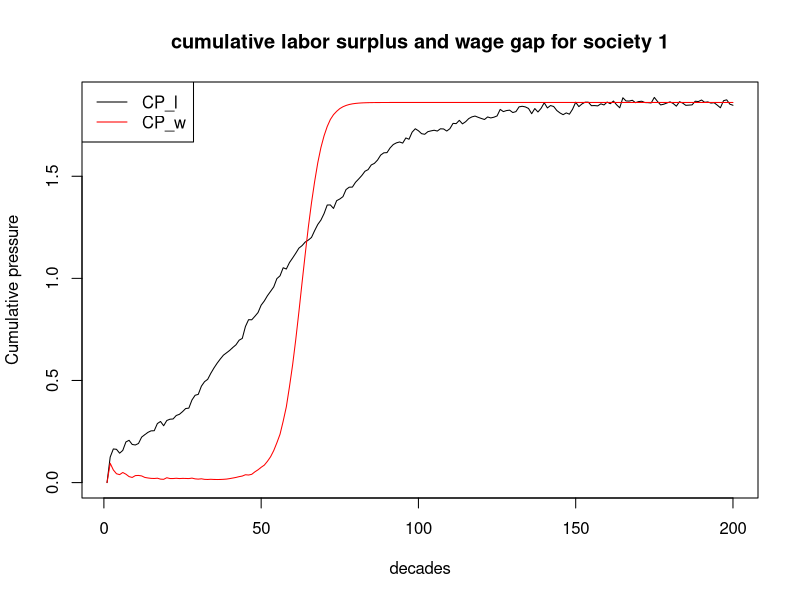
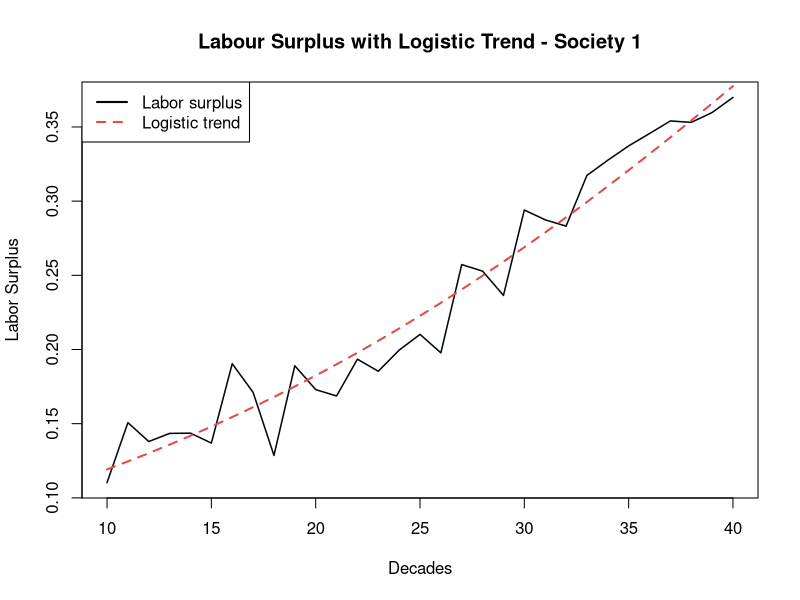
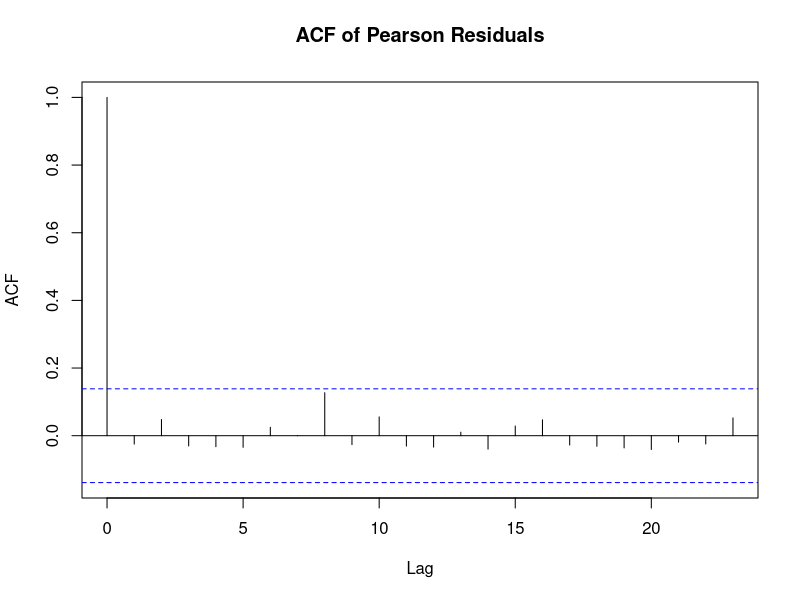

Generate these figures, in order, with R:
## ---- chunk 1
library(dplyr)
## ---- chunk 2
set.seed(123)
## ---- chunk 3
N_pilot <- 10
T_pilot <- 200
## ---- chunk 4
# labor_surplus parameters
K_l <- 1
r_l <- .05
t0_l  <- 50
A <- .2
P <- 5
delta_l <- .43
## ---- chunk 5
# wage_gap parameters
K_w <- 1
r_base <- .03
alpha <- .5
t0_w <- 60
## ---- chunk 6
# decay parameter (cumulative pressure)
delta_c <- 0.43
## ---- chunk 7
func_labor_surplus <- function(N,T) {
  
  labor_surplus <- matrix(NA, nrow = T , ncol = N)
  for (n in 1:N) {
    for (t in 1:T) {
    
      logistic_trend <- K_l/(1+exp(-r_l*(t-t0_l)))
      oscillation <- A * exp(-delta_l*t) * sin((2*t*pi)/P)
      epsilon <- rnorm(1, mean = 0, sd = .02)
    
      labor_surplus[t, n] <- logistic_trend + oscillation + epsilon
    }
  }
  return(labor_surplus)
}
## ---- chunk 8
labor_surplus <- func_labor_surplus(N_pilot, T_pilot)
head(labor_surplus)
## ---- chunk 9
func_wage_gap <- function(N, T, lab){
  
  wage_gap <- matrix(NA, nrow = T , ncol = N)
  for (n in 1:N) {
    for (t in 1:T) {
    
      if (t == 1) {r_w <- r_base} else {r_w <- r_base + alpha*(lab[t-1, n])}
    
     wage_gap[t,n]<- K_w/(1+exp(-r_w*(t-t0_w)))
    }
  }
  return(wage_gap)
}
## ---- chunk 10
wage_gap <- func_wage_gap(N_pilot, T_pilot, labor_surplus)
head(wage_gap)
## ---- chunk 11
cp <- function(N, T, lab, wag) {
  
  CP_l <- matrix(NA, nrow = T , ncol = N)
  CP_w <- matrix(NA, nrow = T , ncol = N)

  for (n in 1:N){
    for (t in 1:T){
    
    # cumulative pressure is only meaningful at t=2
      if (t==1){
        CP_l[t, n] <- 0
        CP_w[t, n] <- 0
      }
      else {
      
        cpsum_l <- 0
        cpsum_w <- 0
      
        for (k in 1:(t-1)){
          cpsum_l <- cpsum_l + lab[t-k, n] * exp(-delta_c*k)
          cpsum_w <- cpsum_w + wag[t-k, n] * exp(-delta_c*k)
      }
      
        CP_l[t, n] <- cpsum_l
        CP_w[t, n] <- cpsum_w
      }
    }
  }
  return( list(CP_l = CP_l, CP_w = CP_w) )
}

## ---- chunk 12
result <- cp(N_pilot, T_pilot, labor_surplus, wage_gap)
CP_w <- result$CP_w
CP_l <- result$CP_l
## ---- chunk 13
head(CP_l)
## ---- chunk 14
head(CP_w)
## ---- chunk 15
plot(1:T_pilot, CP_l[,1], type = "l", 
     xlab = "decades", ylab = "Cumulative pressure",
     main = "cumulative labor surplus and wage gap for society 1")
lines(1:T_pilot, CP_w[,1],col ="red")
legend("topleft", legend = c("CP_l", "CP_w"), col = c("black", "red"), lty = 1)
## ---- chunk 16
n <- 40
trend_l <- K_l / (1 + exp(-r_l * (10:n - t0_l)))

# Main plot
plot(10:n, labor_surplus[10:n, 1], type = "n",
     xlab = "Decades", ylab = "Labor Surplus",
     main = "Labour Surplus with Logistic Trend - Society 1")


# Add lines on top of shading
lines(10:n, labor_surplus[10:n, 1], col = "#00070d", lwd = 1.5)
lines(10:n, trend_l, col = "#E24B4A", lty = 2, lwd = 2)

# Legend
legend("topleft",
       legend = c("Labor surplus", "Logistic trend"),
       col = c("#00070d", "#E24B4A"),
       lty = c(1, 2, 1, 1), lwd = 2)
## ---- chunk 17
lag_max <- 20 
acf_matrix_l <- matrix(NA, nrow = lag_max , ncol = N_pilot)
acf_matrix_w <- matrix(NA, nrow = lag_max , ncol = N_pilot)
## ---- chunk 18
acf_func <- function(lag_max, acf_matrix, N, T, t0, CP) {
  for (s in 1:N){
    cps <- CP[t0:T, s]
    acf_matrix[,s] <- acf(cps, 
                          lag.max = lag_max,
                          plot = FALSE)$acf[-1]
  }
  acf_avg <- rowMeans(acf_matrix)
  return(acf_avg)
}
## ---- chunk 19
acf_avg_l <- acf_func(lag_max, acf_matrix_l, N_pilot, T_pilot, t0_l, CP_l)
acf_avg_w <- acf_func(lag_max, acf_matrix_w, N_pilot, T_pilot, t0_w, CP_w)
## ---- chunk 20
# Labor surplus
Tl_obs <- T_pilot - round(t0_l)
Tl_eff <- Tl_obs/(1+2*sum(acf_avg_l))

# Wage gap
Tw_obs <- T_pilot - round(t0_w)
Tw_eff <- Tw_obs/(1+2*sum(acf_avg_w))

ratio_w <- Tw_eff/Tw_obs
ratio_l <- Tl_eff/Tl_obs

cat("Effective sample size — labor surplus:",
    round(Tl_eff, 3), "\n")
cat("Effective sample size — wage gap:",
    round(Tw_eff, 3), "\n")
cat("Efficiency ratio — wage gap:", 
    round(ratio_w, 3), "\n")
cat("Efficiency ratio — labor surplus:", 
    round(ratio_l, 3), "\n")
cat("Usable decades — labor surplus:", Tl_obs, "\n")
cat("Usable decades — wage gap:", Tw_obs)
## ---- chunk 21
p <- c(0.001, 0.005, 0.01, 0.02, 0.05)
beta0_values <- qlogis(p)
epv <- 30
T_eff_binding <- Tl_eff

# N calculation for each p
sensitivity_analysis <- data.frame(
  crisis_prob = p ,
  beta0 = round(beta0_values, 4), 
  N_needed = ceiling(epv/(T_eff_binding*p))
)

print(sensitivity_analysis)
## ---- chunk 22
beta0 <- -5.2933	
beta1 <- 1.0   # wage gap effect — moderate
beta2 <- 0.5   # labor surplus effect — smaller alone
beta3 <- 2.0   # interaction — largest, captures Marx's threshold
## ---- chunk 23
y_func <- function(beta0, beta1, beta2, beta3, CP_l, CP_w, T, N) {
  
  z <- beta0 + (beta1*CP_w) + (beta2*CP_l) + (beta3*CP_l*CP_w)
  p_crisis <- 1/(1+exp(-z))
  
  y <- matrix(rbinom(T*N, size = 1, prob = p_crisis), 
              ncol = N, nrow = T)
  
  return(y)
}
## ---- chunk 24
y_pilot <- y_func(beta0, beta1, beta2, beta3, CP_l, CP_w, T_pilot, N_pilot)
## ---- chunk 25
head(y_pilot)
## ---- chunk 26
N_final <- 1139
T_final <- 200
## ---- chunk 27
# Generate labor surplus , wage gap, CP_l, CP_w, y with N_final, T_final 
labor_surplus_fin <- func_labor_surplus(N_final, T_final)
wage_gap_fin <- func_wage_gap(N_final, T_final, labor_surplus_fin)

cp_fin <- cp(N_final, T_final, labor_surplus_fin, wage_gap_fin)
CPfin_l <- cp_fin$CP_l
CPfin_w <- cp_fin$CP_w

y_final <- y_func(beta0, beta1, beta2, beta3, CPfin_l, CPfin_w, T_final, N_final)
## ---- chunk 28
# crisis event count comparison
data.frame (
  Simulation = c("Pilot","Final"),
  N = c(N_pilot, N_final),
  T = c(T_pilot, T_final),
  Total_crisis = c(sum(y_pilot), sum(y_final))
    )
## ---- chunk 29
df_long <- data.frame(
  society = rep(1:N_final, each = T_final), 
  decade = rep(1:T_final, times = N_final), 
  CP_w = as.vector(CPfin_w), 
  CP_l = as.vector(CPfin_l), 
  y = as.vector(y_final)
)
## ---- chunk 30
model <- glm(y~CP_w+CP_l+CP_w:CP_l, 
             data = df_long, 
             family = binomial(link = "logit"))
summary(model)
## ---- chunk 31
X <- cbind(
  intercept = 1, 
  CP_w = as.vector(CPfin_w), 
  CP_l = as.vector(CPfin_l), 
  interaction = as.vector(CPfin_w)*as.vector(CPfin_l)
)

y_vec <- as.vector(y_final)
## ---- chunk 32
log_likelihood <- function(beta, X, y) {
  
  z <- X %*% beta
  p <- 1/(1+exp(-z))
  ll <- sum(y*log(p + 1e-10) + (1-y)*log(1-p  + 1e-10))
  
  return(-ll)
}
## ---- chunk 33
results <- optim(
    par = c(0,0,0,0),
    fn = log_likelihood,
    X = X, 
    y = y_vec, 
    method = "BFGS", 
    hessian = TRUE
  )
## ---- chunk 34
data.frame(
  true = c(beta0, beta1, beta2, beta3), 
  estimated_1 = c(coef(model)), 
  estimated_2 = c(results$par)
)
## ---- chunk 35
acfin_matrix_l <- matrix(NA, nrow = lag_max , ncol = N_final)
acfin_matrix_w <- matrix(NA, nrow = lag_max , ncol = N_final)

acfin_avg_l <- acf_func(lag_max, acfin_matrix_l, N_final, T_final, t0_l, CPfin_l)
acfin_avg_w <- acf_func(lag_max, acfin_matrix_w, N_final, T_final, t0_w, CPfin_w)
## ---- chunk 36
acfin_avg_l
acf_avg_l
## ---- chunk 37
acfin_avg_w
acf_avg_w
## ---- chunk 38
# extract residuals ordered by decade within society
df_long_ord <- df_long %>%
  arrange(society, decade)

residuals_pearson <- residuals(model, type = "pearson")

# ACF residual for society 1 , use average acf function? 
res_s1 <- residuals_pearson[df_long_ord$society == 1]
acf(res_s1, main = "ACF of Pearson Residuals")
